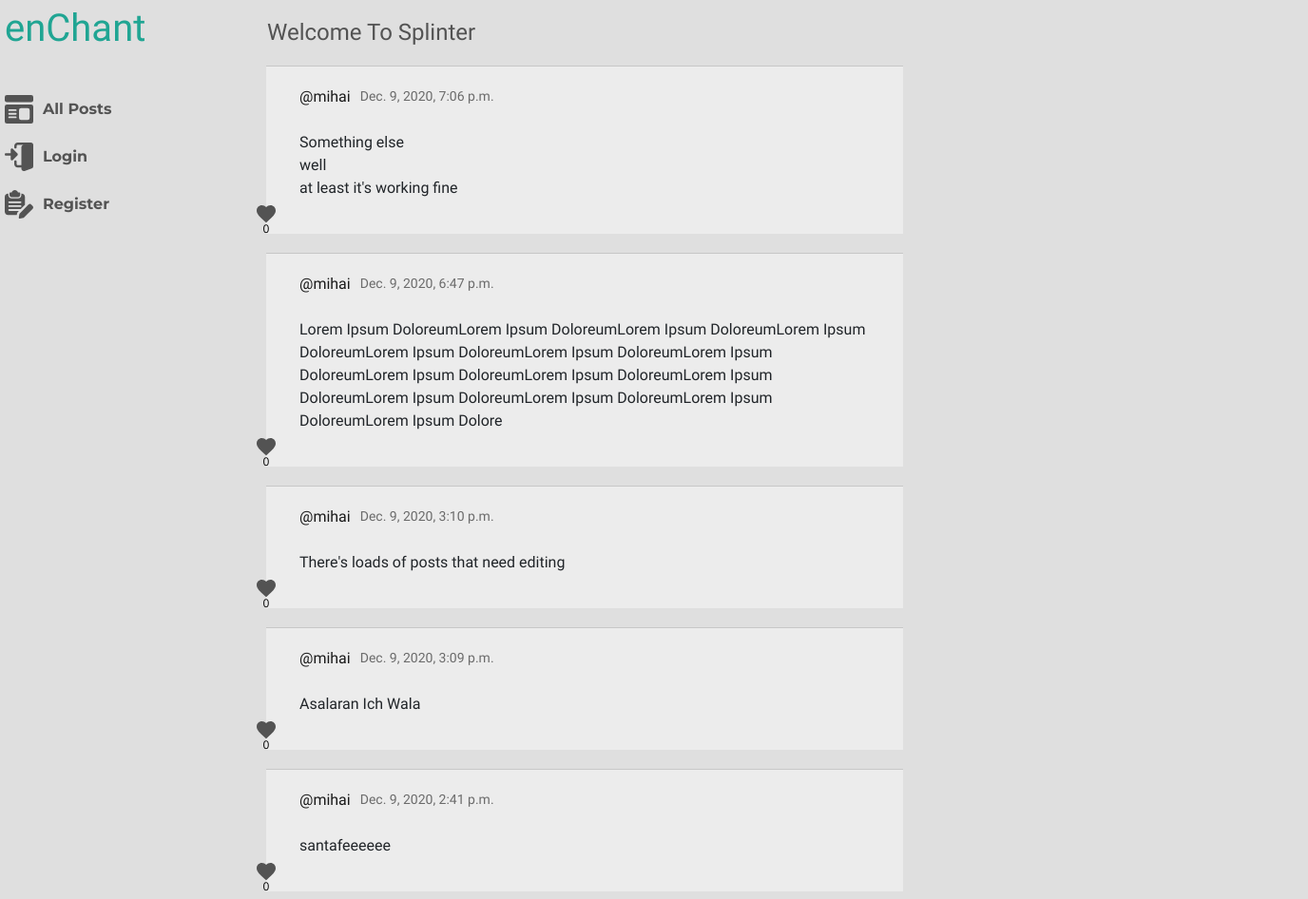
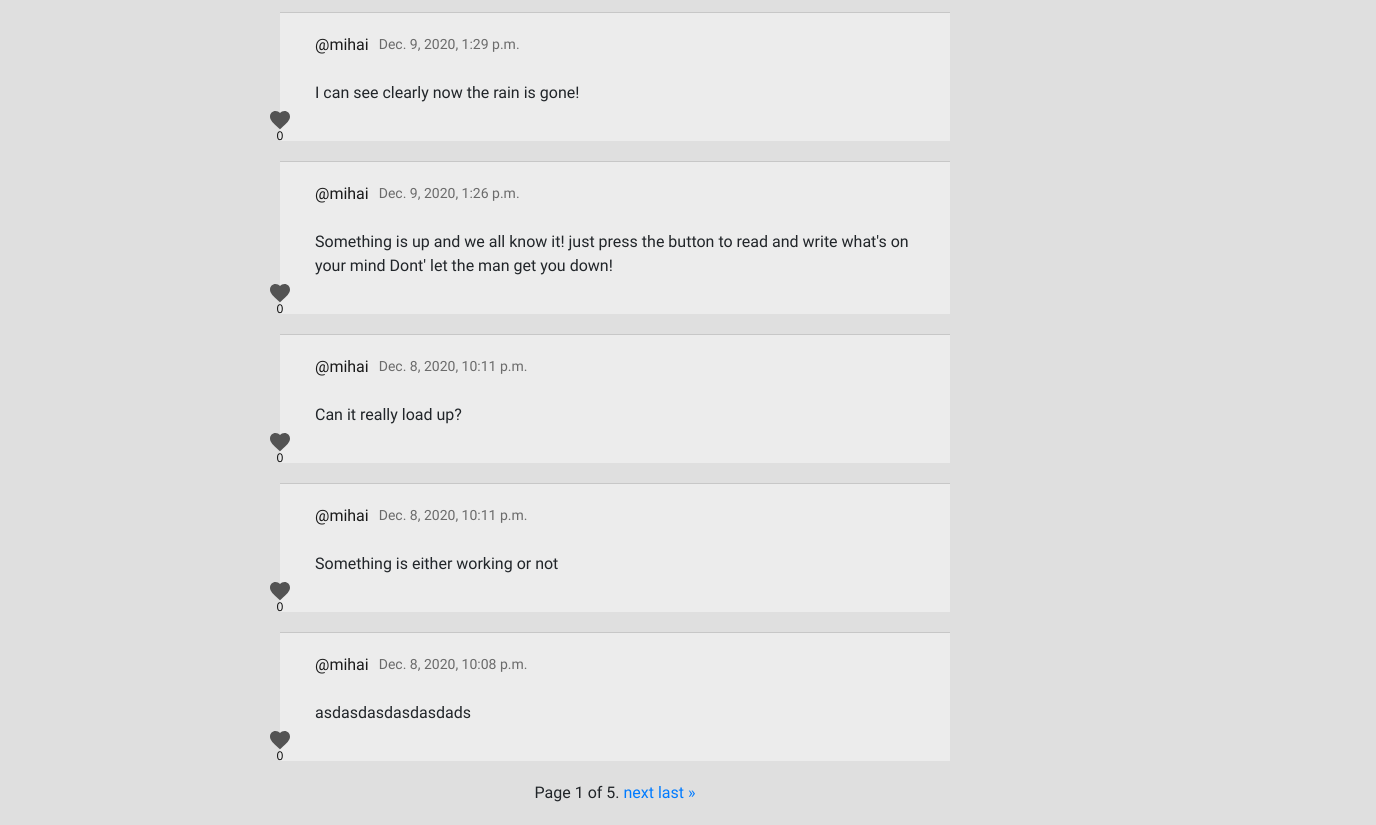
Before: / with the older database file (2 pictures, top to bottom).
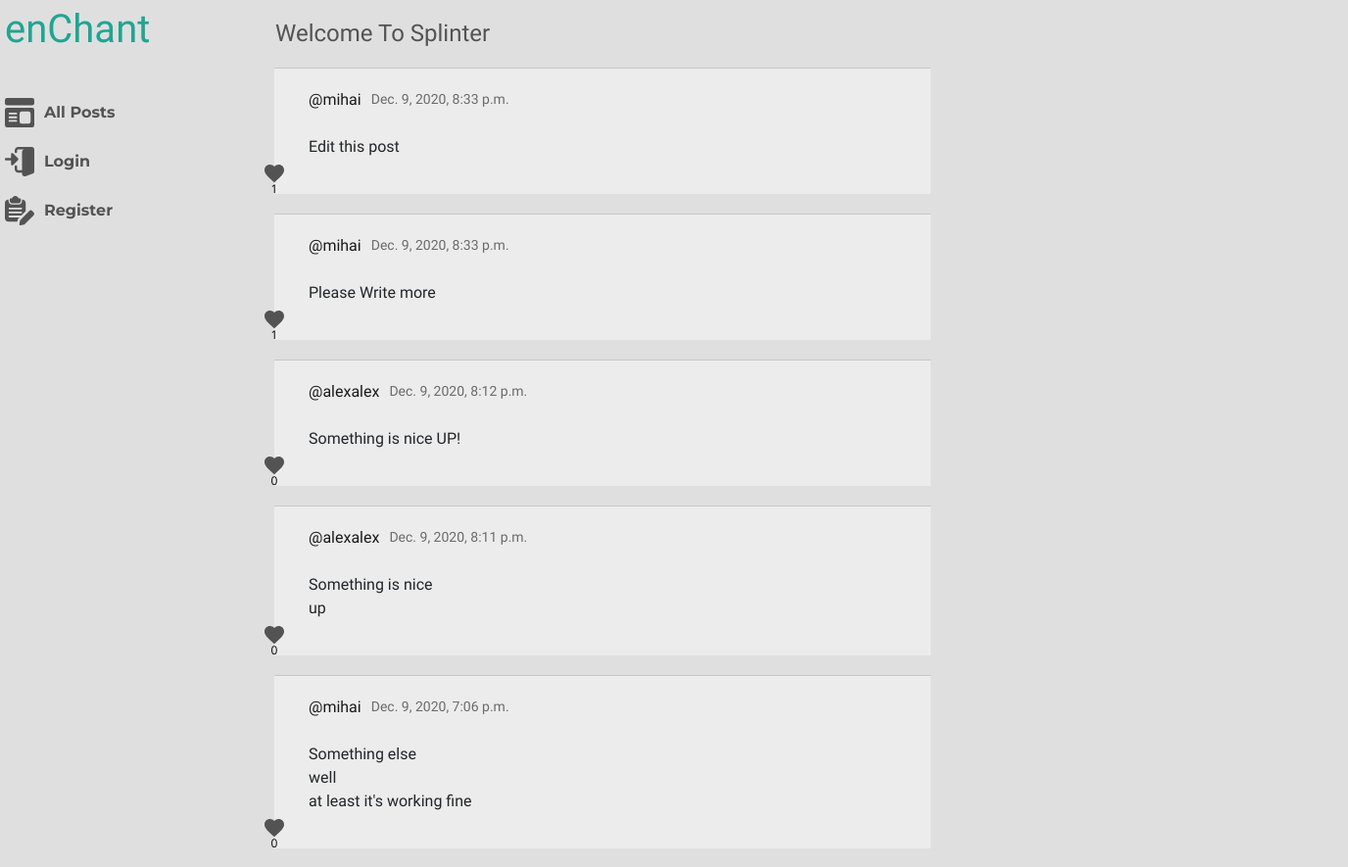
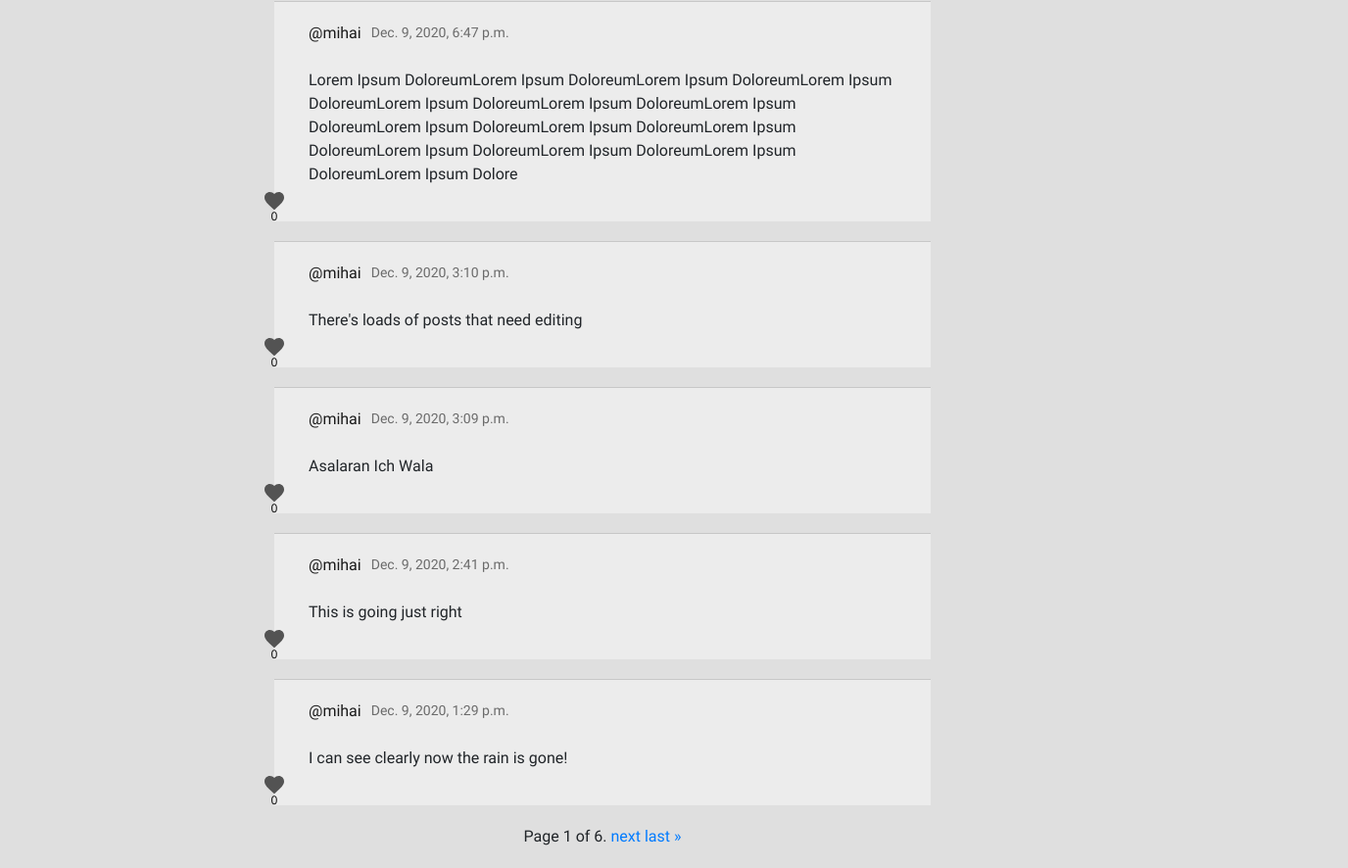
After: the same page with the newer database file (2 pictures, top to bottom).
### network/models.py (models this page shows, shortened)
class Post(models.Model):
    user = models.ForeignKey(settings.AUTH_USER_MODEL, on_delete=models.CASCADE, related_name="posts")
    content = models.CharField(max_length = 256)
    date_added = models.DateTimeField(auto_now_add=True)
    edited = models.BooleanField(default=False)
    like = models.ManyToManyField(User, blank=True, related_name="likes")

class User(AbstractUser):
    pass

### network/views.py (the view)
# urls.py: path("", views.index, name="index"),
def index(request):
    posts_list = Post.objects.all().order_by('-date_added')
    paginator = Paginator(posts_list, 10)
    page_number = request.GET.get('page')
    page_obj = paginator.get_page(page_number)
    context = {
        "page_obj": page_obj,
    }
    return render(request, "network/index.html", context)

### network/templates/network/index.html (shortened to what this page needs)
{% extends "network/layout.html" %}
{% load static %}
{% block body %}
        {% if user.is_authenticated %}
            <div class="post-container form-container">
                <form id="post-form">
                    <textarea class="form-control" id="post-content" rows="1" placeholder="Spread the word..."></textarea>
                    <button class="form-button my-button" id="post-submit" type="submit">
                        <img src="{% static 'network/icons/cast.svg' %}">
                    </button>
                </form>
            </div>
        {% else %}
            <h1 class="main-header">
                Welcome To Splinter
            </h1>
        {% endif %}
        <div class="tweets-list">
            {% for tweet in page_obj %}
            <div class="tweet-wrapper" id="tweet-{{ tweet.id }}">
                <div class="tweet">
                    <div class="tweet-header">
                        <a class="name" href="{% url 'display_profile_view' tweet.user.id %}">@{{ tweet.user.username }} </a>
                        <p class="date">{{ tweet.date_added }}</p>
                    </div>
                    <div class="tweet-content" >
                        <p id="tweet-content-{{ tweet.id }}">
                            {{ tweet.content }}
                        </p>
                    </div>
                </div>
                <div class="tweet-buttons">
                    <button class="like-button" data-id="{{ tweet.id }}">
                        {% if request.user in tweet.like.all %}
                            <img src="{% static 'network/icons/like-red.svg' %}">
                        {% else %}
                            <img src="{% static 'network/icons/like.svg' %}">
                        {% endif %}
                        <p>{{ tweet.like.count }}</p>
                    </button>
                </div>
            </div>
            {% endfor %}
        </div>
    <div class="pagination">
        <span class="step-links">
            <span class="current">
                Page {{ page_obj.number }} of {{ page_obj.paginator.num_pages }}.
            </span>
            {% if page_obj.has_next %}
                <a href="?page={{ page_obj.next_page_number }}">next</a>
                <a href="?page={{ page_obj.paginator.num_pages }}">last &raquo;</a>
            {% endif %}
        </span>
    </div>
{% endblock %}

Changed rows visible on the page:
no longer on this page (row unchanged): Post: user.username "mihai", date_added "Dec. 9, 2020, 1:26 p.m.", content "Something is up and we all know it! just press the button to read and write what's on your mind Dont' let the man get you down!", like.count "0"
no longer on this page (row unchanged): Post: user.username "mihai", date_added "Dec. 8, 2020, 10:11 p.m.", content "Can it really load up?", like.count "0"
no longer on this page (row unchanged): Post: user.username "mihai", date_added "Dec. 8, 2020, 10:11 p.m.", content "Something is either working or not", like.count "0"
no longer on this page (row unchanged): Post: user.username "mihai", date_added "Dec. 8, 2020, 10:08 p.m.", content "asdasdasdasdasdads", like.count "0"
added Post: user.username "mihai", date_added "Dec. 9, 2020, 8:33 p.m.", content "Edit this post", like.count "1"
added Post: user.username "mihai", date_added "Dec. 9, 2020, 8:33 p.m.", content "Please Write more", like.count "1"
added Post: user.username "alexalex", date_added "Dec. 9, 2020, 8:12 p.m.", content "Something is nice UP!", like.count "0"
added Post: user.username "alexalex", date_added "Dec. 9, 2020, 8:11 p.m.", content "Something is nice up", like.count "0"
changed Post: content "santafeeeeee" → "This is going just right"
Other visible differences:
{{ page_obj.paginator.num_pages }}: "5" → "6"
